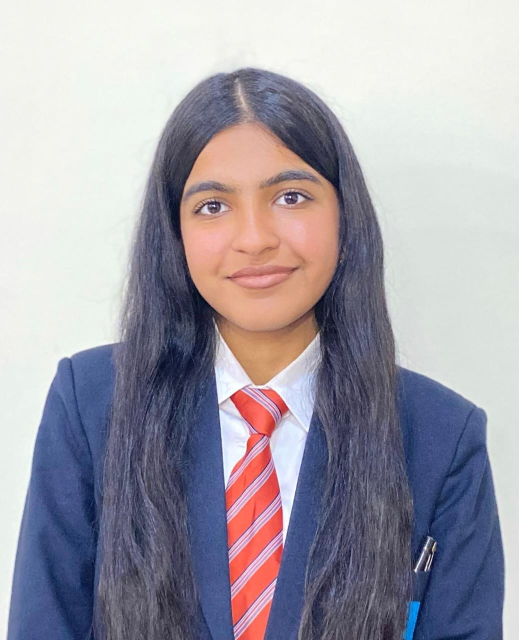
#> input picture test_images/person1.jpg, 1038 x 1280 px (shown at 1/2 size)
$ python -i enhancer.py   (imports and definitions only)
#> lines starting #> are read from the running program, lines starting #| are printed output that depends on the picture
#> further down, picture is the input picture: shape (1280, 1038, 3); mean B, G, R 168.3, 158, 161.6
import cv2
import numpy as np

def enhance_eye(image):
    # Resize eye for better visibility
    image = cv2.resize(image, (200, 200))
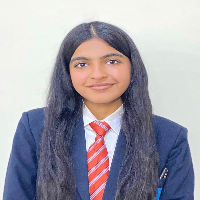
#> image: shape (200, 200, 3); mean of channels 0, 1, 2 168.2, 157.9, 161.6; drawn as B, G, R

    # Apply sharpening kernel
    kernel_sharpening = np.array([[-1,-1,-1],
                                  [-1, 9,-1],
                                  [-1,-1,-1]])
    sharpened = cv2.filter2D(image, -1, kernel_sharpening)
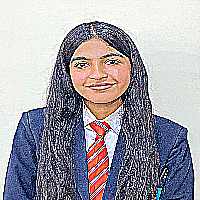
#> sharpened: shape (200, 200, 3); mean of channels 0, 1, 2 167.4, 159.9, 163; drawn as B, G, R

    # Convert to HSV for brightness/contrast adjustment
    hsv = cv2.cvtColor(sharpened, cv2.COLOR_BGR2HSV)
#> hsv: shape (200, 200, 3); mean H, S, V 67, 58.3, 180.8
    h, s, v = cv2.split(hsv)
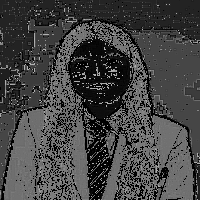
#> h: shape (200, 200); min 0, max 179, mean 67
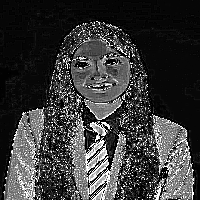
#> s: shape (200, 200); min 0, max 255, mean 58.3
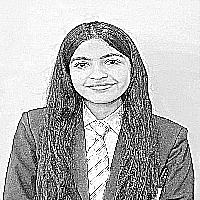
#> v: shape (200, 200); min 0, max 255, mean 180.8

    # Boost brightness and contrast slightly
    v = cv2.add(v, 30)
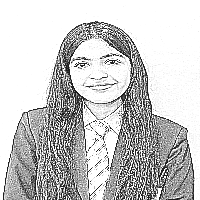
#> v: shape (200, 200); min 30, max 255, mean 200.9
    final_hsv = cv2.merge((h, s, v))
#> final_hsv: shape (200, 200, 3); mean H, S, V 67, 58.3, 200.9
    enhanced = cv2.cvtColor(final_hsv, cv2.COLOR_HSV2BGR)
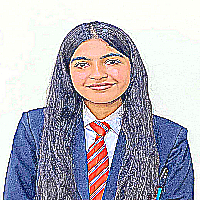
#> enhanced: shape (200, 200, 3); mean B, G, R 186.3, 175.3, 178.4

    return enhanced

>>> import cv2
>>> picture = cv2.imread('test_images/person1.jpg')
>>> result = enhance_eye(picture)
